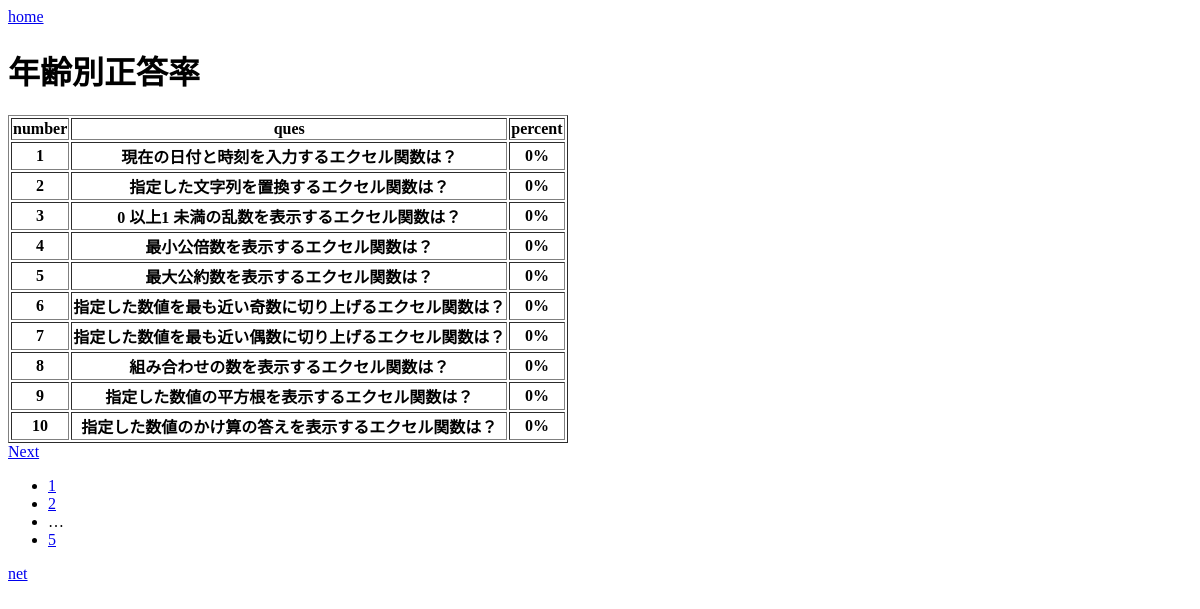
The page /skil/Epercent/ on the database as committed earlier.
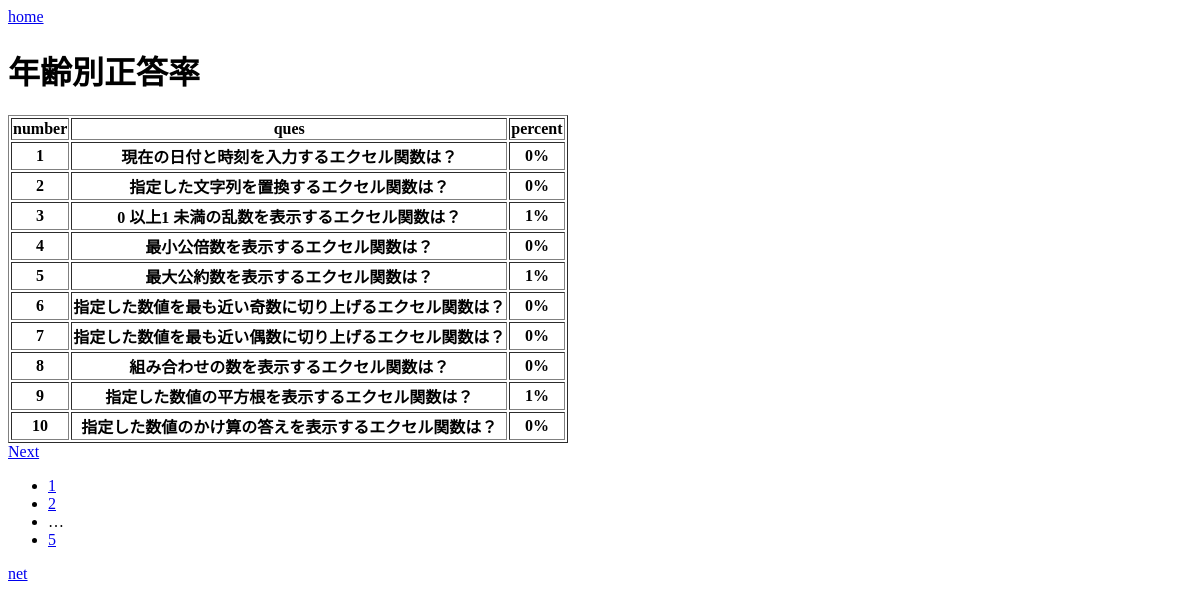
The same page on the database as committed later.
### skil/models.py (models this page shows, shortened)
class Epercent(models.Model):
    ques = models.TextField()
    true = models.IntegerField(default = 0)
    false = models.IntegerField(default = 0)
    percent = models.IntegerField(default = 0)

### skil/views.py (the view)
# urls.py: path('Epercent/', views.epercent, name='Epercent'),
def epercent(request):
    excels = Equestion.objects.all()
    paginator = Paginator(excels, 10) # 1ページに10件表示
    p = request.GET.get('p') # URLのパラメータから現在のページ番号を取得
    excel = paginator.get_page(p) # 指定のページのArticleを取得
    per=Epercent.objects.all()
    paginator = Paginator(per, 10)
    percent = paginator.get_page(p)
    return render(request, 'skil/epercent.html', {'excel': excel, 'p': p, 'percent':percent})

### skil/templates/skil/epercent.html (shortened to what this page needs)
<!DOCTYPE html>
<html>
    <head>
    </head>
    <body>
        <a href="{% url 'index' %}">home</a>
        <h1>年齢別正答率</h1>
        <table border=”1”>
            <tr>
                <th>number</th><th>ques</th><th>percent</th>
            </tr>
            <tr>
                <th>{{excel.0.id}}</th><th>{{excel.0.ques}}</th><th>{{percent.0.percent}}%</th>
            </tr>
            <tr>
                <th>{{excel.1.id}}</th><th>{{excel.1.ques}}</th><th>{{percent.1.percent}}%</th>
            </tr>
            <tr>
                <th>{{excel.2.id}}</th><th>{{excel.2.ques}}</th><th>{{percent.2.percent}}%</th>
            </tr>
            <tr>
                <th>{{excel.3.id}}</th><th>{{excel.3.ques}}</th><th>{{percent.3.percent}}%</th>
            </tr>
            <tr>
                <th>{{excel.4.id}}</th><th>{{excel.4.ques}}</th><th>{{percent.4.percent}}%</th>
            </tr>
            <tr>
                <th>{{excel.5.id}}</th><th>{{excel.5.ques}}</th><th>{{percent.5.percent}}%</th>
            </tr>
            <tr>
                <th>{{excel.6.id}}</th><th>{{excel.6.ques}}</th><th>{{percent.6.percent}}%</th>
            </tr>
            <tr>
                <th>{{excel.7.id}}</th><th>{{excel.7.ques}}</th><th>{{percent.7.percent}}%</th>
            </tr>
            <tr>
                <th>{{excel.8.id}}</th><th>{{excel.8.ques}}</th><th>{{percent.8.percent}}%</th>
            </tr>
            <tr>
                <th>{{excel.9.id}}</th><th>{{excel.9.ques}}</th><th>{{percent.9.percent}}%</th>
            </tr>
        </table>
        <div class="paginator">
            <nav class="pagination is-centered" role="navigation" aria-label="pagination">
              {% if excel.has_next %}
                <a class="pagination-next" href="?p={{ excel.next_page_number }}">Next</a>
              {% endif %}
              <ul class="pagination-list">
                <li><a class="pagination-link is-current" href="?p={{ excel.number }}" >{{ excel.number }}</a></li>
                {% if excel.has_next %}
                  <li><a class="pagination-link" href="?p={{ excel.next_page_number }}">{{ excel.next_page_number }}</a></li>
                  {% if excel.next_page_number != excel.paginator.num_pages %}
                    <li><span class="pagination-ellipsis">&hellip;</span></li>
                    <li><a class="pagination-link" href="?p={{ excel.paginator.num_pages }}">{{ excel.paginator.num_pages }}</a></li>
                  {% endif %}
                {% endif %}
              </ul>
            </nav>
          </div>
        <a href="{% url 'Npercent'%}">net</a>
    </body>
</html>

Rows that differ between the two databases and show on the page:
changed Epercent (number 3 of 10 on the later page): percent "0" → "1"
changed Epercent (number 5 of 10 on the later page): percent "0" → "1"
changed Epercent (number 9 of 10 on the later page): percent "0" → "1"
